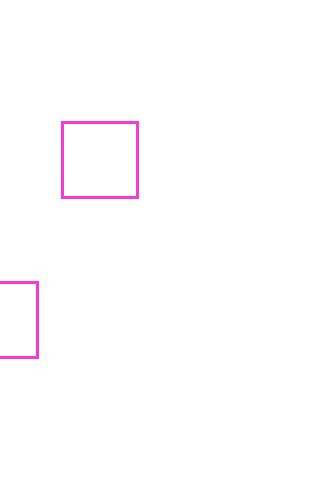
Frame 1 (no input)
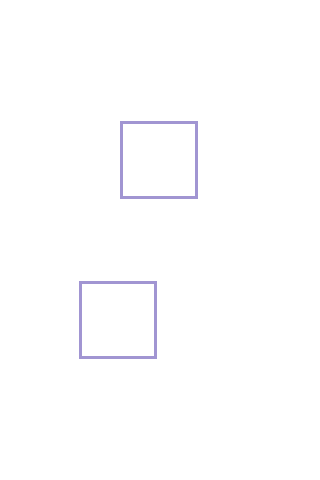
Frame 60 (the mouse pressed at the canvas centre just before this capture)
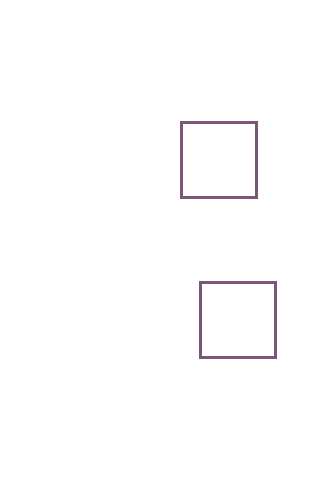
Frame 120 (the mouse held since frame 60 and released just before this capture)

The Processing sketch that drew these frames (run headless with seeded random() and noise(); from frame 60 on, the mouse is pressed at the canvas centre):

// Processing sketch: processing_50897
// ── processing_50897.pde

float rectOne=100;
float rectTwo=0;
float x=random(5.0, 20.0);
float y=random(5.0, 20.0);
int dog = 255;
boolean a=true;
boolean b=true;
float r;
float g;
float blu;

void setup() {
  size(320, 480);
  println("Press 'a' to hide top square and 'b' to hide bottom square!");
}

void draw() {
  background(255);
  r=random(255);
  g=random(255);
  blu=random(255);

  if ((rectOne <= (rectTwo + 3)) && (rectOne >= (rectTwo-3))) {
    background(r, g, blu);
    println("x coordinates of rectangles are similar");
  }

  fill(255);
  stroke(r, g, blu);
  strokeWeight(3);
  rectMode(CENTER);
  if (a==true) {
    rect(rectOne, height/3, 75, 75);
    rectOne=rectOne+1;
  }

  if (b==true) {
    rect(rectTwo, 2*height/3, 75, 75);
    rectTwo=rectTwo+2;
  }

  if (rectOne > 350) {
    rectOne = 0;
  }
  if (rectTwo > 350) {
    rectTwo = 0;
  }
}

void keyPressed() {
  if (key=='a') {
    a=!a;
  }

  if (key=='b') {
    b=!b;
  }
}
